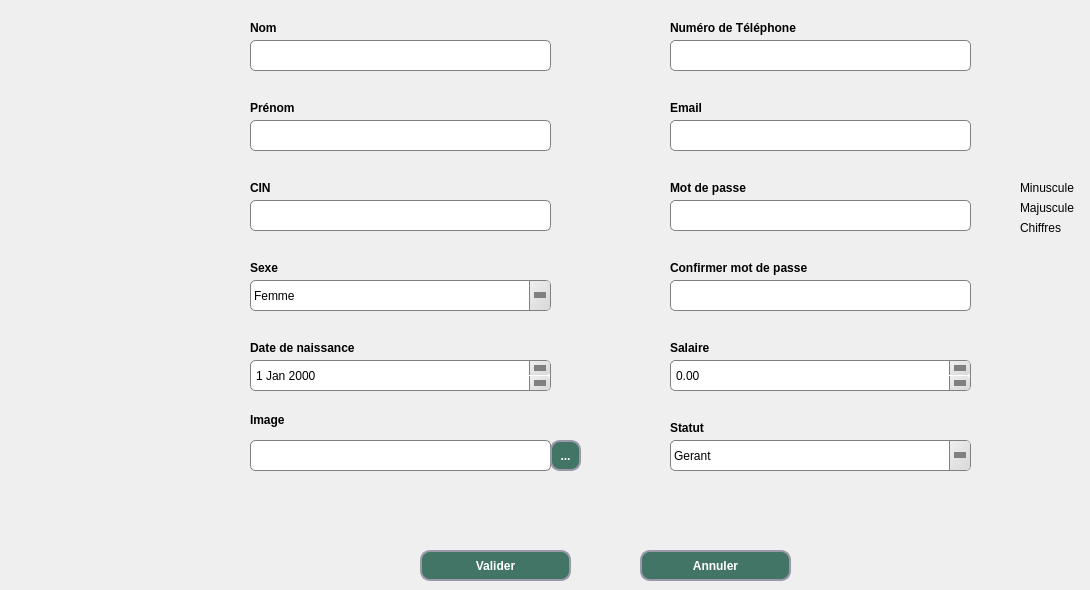
     <widget class="QWidget" name="tab_2">
      <attribute name="title">
       <string>Ajouter employé</string>
      </attribute>
      <widget class="QLineEdit" name="lineEdit_tel">
       <property name="geometry">
        <rect>
         <x>670</x>
         <y>40</y>
         <width>301</width>
         <height>31</height>
        </rect>
       </property>
       <property name="styleSheet">
        <string notr="true">QLineEdit {
    background: qlineargradient(x1:0, y1:0, x2:1, y2:0,
        stop:0 #E1E1E1, stop: 0.4 #DDDDDD,
        stop: 0.5 #D8D8D8, stop: 1.0 #D3D3D3);
    border: 1px solid gray;
    border-radius: 5px;
    padding: 1px 18px 1px 3px;
}
QLineEdit::down-arrow {
    width: 0;
    height: 0;
    border-style: solid;
    border-width: 6px 6px 0 6px;
    border-color: gray transparent transparent transparent;
}
QLineEdit::drop-down {
    subcontrol-origin: padding;
    subcontrol-position: top right;
    width: 20px;
    border-left-width: 1px;
    border-left-color: gray;
    border-left-style: solid;
    border-top-right-radius: 3px;
    border-bottom-right-radius: 3px;
    background: qlineargradient(x1: 0, y1: 0, x2: 1, y2: 1, stop: 0 #f0f0f0, stop: 1 #d8d8d8);

}
QLineEdit::hover {
    background: #d0d0d0;
}

QLineEdit::pressed {
    background: #c8c8c8;
}</string>
       </property>
      </widget>
      <widget class="QLineEdit" name="lineEdit_conf_mdp">
       <property name="geometry">
        <rect>
         <x>670</x>
         <y>280</y>
         <width>301</width>
         <height>31</height>
        </rect>
       </property>
       <property name="styleSheet">
        <string notr="true">QLineEdit {
    background: qlineargradient(x1:0, y1:0, x2:1, y2:0,
        stop:0 #E1E1E1, stop: 0.4 #DDDDDD,
        stop: 0.5 #D8D8D8, stop: 1.0 #D3D3D3);
    border: 1px solid gray;
    border-radius: 5px;
    padding: 1px 18px 1px 3px;
}
QLineEdit::down-arrow {
    width: 0;
    height: 0;
    border-style: solid;
    border-width: 6px 6px 0 6px;
    border-color: gray transparent transparent transparent;
}
QLineEdit::drop-down {
    subcontrol-origin: padding;
    subcontrol-position: top right;
    width: 20px;
    border-left-width: 1px;
    border-left-color: gray;
    border-left-style: solid;
    border-top-right-radius: 3px;
    border-bottom-right-radius: 3px;
    background: qlineargradient(x1: 0, y1: 0, x2: 1, y2: 1, stop: 0 #f0f0f0, stop: 1 #d8d8d8);

}
QLineEdit::hover {
    background: #d0d0d0;
}

QLineEdit::pressed {
    background: #c8c8c8;
}</string>
       </property>
       <property name="echoMode">
        <enum>QLineEdit::Password</enum>
       </property>
      </widget>
      <widget class="QLineEdit" name="lineEdit_cin">
       <property name="geometry">
        <rect>
         <x>250</x>
         <y>200</y>
         <width>301</width>
         <height>31</height>
        </rect>
       </property>
       <property name="styleSheet">
        <string notr="true">QLineEdit {
    background: qlineargradient(x1:0, y1:0, x2:1, y2:0,
        stop:0 #E1E1E1, stop: 0.4 #DDDDDD,
        stop: 0.5 #D8D8D8, stop: 1.0 #D3D3D3);
    border: 1px solid gray;
    border-radius: 5px;
    padding: 1px 18px 1px 3px;
}
QLineEdit::down-arrow {
    width: 0;
    height: 0;
    border-style: solid;
    border-width: 6px 6px 0 6px;
    border-color: gray transparent transparent transparent;
}
QLineEdit::drop-down {
    subcontrol-origin: padding;
    subcontrol-position: top right;
    width: 20px;
    border-left-width: 1px;
    border-left-color: gray;
    border-left-style: solid;
    border-top-right-radius: 3px;
    border-bottom-right-radius: 3px;
    background: qlineargradient(x1: 0, y1: 0, x2: 1, y2: 1, stop: 0 #f0f0f0, stop: 1 #d8d8d8);

}
QLineEdit::hover {
    background: #d0d0d0;
}

QLineEdit::pressed {
    background: #c8c8c8;
}</string>
       </property>
      </widget>
      <widget class="QLineEdit" name="lineEdit_prenom">
       <property name="geometry">
        <rect>
         <x>250</x>
         <y>120</y>
         <width>301</width>
         <height>31</height>
        </rect>
       </property>
       <property name="styleSheet">
        <string notr="true">QLineEdit {
    background: qlineargradient(x1:0, y1:0, x2:1, y2:0,
        stop:0 #E1E1E1, stop: 0.4 #DDDDDD,
        stop: 0.5 #D8D8D8, stop: 1.0 #D3D3D3);
    border: 1px solid gray;
    border-radius: 5px;
    padding: 1px 18px 1px 3px;
}
QLineEdit::down-arrow {
    width: 0;
    height: 0;
    border-style: solid;
    border-width: 6px 6px 0 6px;
    border-color: gray transparent transparent transparent;
}
QLineEdit::drop-down {
    subcontrol-origin: padding;
    subcontrol-position: top right;
    width: 20px;
    border-left-width: 1px;
    border-left-color: gray;
    border-left-style: solid;
    border-top-right-radius: 3px;
    border-bottom-right-radius: 3px;
    background: qlineargradient(x1: 0, y1: 0, x2: 1, y2: 1, stop: 0 #f0f0f0, stop: 1 #d8d8d8);

}
QLineEdit::hover {
    background: #d0d0d0;
}

QLineEdit::pressed {
    background: #c8c8c8;
}</string>
       </property>
      </widget>
      <widget class="QLineEdit" name="lineEdit_nom">
       <property name="geometry">
        <rect>
         <x>250</x>
         <y>40</y>
         <width>301</width>
         <height>31</height>
        </rect>
       </property>
       <property name="styleSheet">
        <string notr="true">QLineEdit {
    background: qlineargradient(x1:0, y1:0, x2:1, y2:0,
        stop:0 #E1E1E1, stop: 0.4 #DDDDDD,
        stop: 0.5 #D8D8D8, stop: 1.0 #D3D3D3);
    border: 1px solid gray;
    border-radius: 5px;
    padding: 1px 18px 1px 3px;
}
QLineEdit::down-arrow {
    width: 0;
    height: 0;
    border-style: solid;
    border-width: 6px 6px 0 6px;
    border-color: gray transparent transparent transparent;
}
QLineEdit::drop-down {
    subcontrol-origin: padding;
    subcontrol-position: top right;
    width: 20px;
    border-left-width: 1px;
    border-left-color: gray;
    border-left-style: solid;
    border-top-right-radius: 3px;
    border-bottom-right-radius: 3px;
    background: qlineargradient(x1: 0, y1: 0, x2: 1, y2: 1, stop: 0 #f0f0f0, stop: 1 #d8d8d8);

}
QLineEdit::hover {
    background: #d0d0d0;
}

QLineEdit::pressed {
    background: #c8c8c8;
}</string>
       </property>
       <property name="echoMode">
        <enum>QLineEdit::Normal</enum>
       </property>
      </widget>
      <widget class="QLineEdit" name="lineEdit_mdp">
       <property name="geometry">
        <rect>
         <x>670</x>
         <y>200</y>
         <width>301</width>
         <height>31</height>
        </rect>
       </property>
       <property name="styleSheet">
        <string notr="true">QLineEdit {
    background: qlineargradient(x1:0, y1:0, x2:1, y2:0,
        stop:0 #E1E1E1, stop: 0.4 #DDDDDD,
        stop: 0.5 #D8D8D8, stop: 1.0 #D3D3D3);
    border: 1px solid gray;
    border-radius: 5px;
    padding: 1px 18px 1px 3px;
}
QLineEdit::down-arrow {
    width: 0;
    height: 0;
    border-style: solid;
    border-width: 6px 6px 0 6px;
    border-color: gray transparent transparent transparent;
}
QLineEdit::drop-down {
    subcontrol-origin: padding;
    subcontrol-position: top right;
    width: 20px;
    border-left-width: 1px;
    border-left-color: gray;
    border-left-style: solid;
    border-top-right-radius: 3px;
    border-bottom-right-radius: 3px;
    background: qlineargradient(x1: 0, y1: 0, x2: 1, y2: 1, stop: 0 #f0f0f0, stop: 1 #d8d8d8);

}
QLineEdit::hover {
    background: #d0d0d0;
}

QLineEdit::pressed {
    background: #c8c8c8;
}</string>
       </property>
       <property name="echoMode">
        <enum>QLineEdit::Password</enum>
       </property>
      </widget>
      <widget class="QLineEdit" name="lineEdit_email">
       <property name="geometry">
        <rect>
         <x>670</x>
         <y>120</y>
         <width>301</width>
         <height>31</height>
        </rect>
       </property>
       <property name="styleSheet">
        <string notr="true">QLineEdit {
    background: qlineargradient(x1:0, y1:0, x2:1, y2:0,
        stop:0 #E1E1E1, stop: 0.4 #DDDDDD,
        stop: 0.5 #D8D8D8, stop: 1.0 #D3D3D3);
    border: 1px solid gray;
    border-radius: 5px;
    padding: 1px 18px 1px 3px;
}
QLineEdit::down-arrow {
    width: 0;
    height: 0;
    border-style: solid;
    border-width: 6px 6px 0 6px;
    border-color: gray transparent transparent transparent;
}
QLineEdit::drop-down {
    subcontrol-origin: padding;
    subcontrol-position: top right;
    width: 20px;
    border-left-width: 1px;
    border-left-color: gray;
    border-left-style: solid;
    border-top-right-radius: 3px;
    border-bottom-right-radius: 3px;
    background: qlineargradient(x1: 0, y1: 0, x2: 1, y2: 1, stop: 0 #f0f0f0, stop: 1 #d8d8d8);

}
QLineEdit::hover {
    background: #d0d0d0;
}

QLineEdit::pressed {
    background: #c8c8c8;
}</string>
       </property>
      </widget>
      <widget class="QLabel" name="label">
       <property name="geometry">
        <rect>
         <x>250</x>
         <y>20</y>
         <width>56</width>
         <height>16</height>
        </rect>
       </property>
       <property name="styleSheet">
        <string notr="true">QLabel{
font: 75 9pt &quot;MS Shell Dlg 2&quot;;
font-weight: bold;}
</string>
       </property>
       <property name="text">
        <string>Nom</string>
       </property>
      </widget>
      <widget class="QLabel" name="label_2">
       <property name="geometry">
        <rect>
         <x>250</x>
         <y>100</y>
         <width>71</width>
         <height>16</height>
        </rect>
       </property>
       <property name="styleSheet">
        <string notr="true">QLabel{
font: 75 9pt &quot;MS Shell Dlg 2&quot;;
font-weight: bold;}
</string>
       </property>
       <property name="text">
        <string>Prénom</string>
       </property>
      </widget>
      <widget class="QLabel" name="label_3">
       <property name="geometry">
        <rect>
         <x>250</x>
         <y>180</y>
         <width>56</width>
         <height>16</height>
        </rect>
       </property>
       <property name="styleSheet">
        <string notr="true">QLabel{
font: 75 9pt &quot;MS Shell Dlg 2&quot;;
font-weight: bold;}
</string>
       </property>
       <property name="text">
        <string>CIN</string>
       </property>
      </widget>
      <widget class="QLabel" name="label_4">
       <property name="geometry">
        <rect>
         <x>250</x>
         <y>260</y>
         <width>41</width>
         <height>16</height>
        </rect>
       </property>
       <property name="styleSheet">
        <string notr="true">QLabel{
font: 75 9pt &quot;MS Shell Dlg 2&quot;;
font-weight: bold;}
</string>
       </property>
       <property name="text">
        <string>Sexe</string>
       </property>
      </widget>
      <widget class="QLabel" name="label_5">
       <property name="geometry">
        <rect>
         <x>670</x>
         <y>20</y>
         <width>171</width>
         <height>16</height>
        </rect>
       </property>
       <property name="styleSheet">
        <string notr="true">QLabel{
font: 75 9pt &quot;MS Shell Dlg 2&quot;;
font-weight: bold;}
</string>
       </property>
       <property name="text">
        <string>Numéro de Téléphone</string>
       </property>
      </widget>
      <widget class="QLabel" name="label_6">
       <property name="geometry">
        <rect>
         <x>670</x>
         <y>100</y>
         <width>56</width>
         <height>16</height>
        </rect>
       </property>
       <property name="styleSheet">
        <string notr="true">QLabel{
font: 75 9pt &quot;MS Shell Dlg 2&quot;;
font-weight: bold;}
</string>
       </property>
       <property name="text">
        <string>Email</string>
       </property>
      </widget>
      <widget class="QLabel" name="label_7">
       <property name="geometry">
        <rect>
         <x>670</x>
         <y>180</y>
         <width>161</width>
         <height>16</height>
        </rect>
       </property>
       <property name="styleSheet">
        <string notr="true">QLabel{
font: 75 9pt &quot;MS Shell Dlg 2&quot;;
font-weight: bold;}
</string>
       </property>
       <property name="text">
        <string>Mot de passe</string>
       </property>
      </widget>
      <widget class="QLabel" name="label_8">
       <property name="geometry">
        <rect>
         <x>250</x>
         <y>340</y>
         <width>141</width>
         <height>16</height>
        </rect>
       </property>
       <property name="styleSheet">
        <string notr="true">QLabel{
font: 75 9pt &quot;MS Shell Dlg 2&quot;;
font-weight: bold;}
</string>
       </property>
       <property name="text">
        <string>Date de naissance</string>
       </property>
      </widget>
      <widget class="QLabel" name="label_9">
       <property name="geometry">
        <rect>
         <x>670</x>
         <y>260</y>
         <width>191</width>
         <height>16</height>
        </rect>
       </property>
       <property name="styleSheet">
        <string notr="true">QLabel{
font: 75 9pt &quot;MS Shell Dlg 2&quot;;
font-weight: bold;}
</string>
       </property>
       <property name="text">
        <string>Confirmer mot de passe</string>
       </property>
      </widget>
      <widget class="QLabel" name="label_10">
       <property name="geometry">
        <rect>
         <x>250</x>
         <y>410</y>
         <width>71</width>
         <height>20</height>
        </rect>
       </property>
       <property name="styleSheet">
        <string notr="true">QLabel{
font: 75 9pt &quot;MS Shell Dlg 2&quot;;
font-weight: bold;}
</string>
       </property>
       <property name="text">
        <string>Image</string>
       </property>
      </widget>
      <widget class="QLabel" name="label_11">
       <property name="geometry">
        <rect>
         <x>670</x>
         <y>340</y>
         <width>56</width>
         <height>16</height>
        </rect>
       </property>
       <property name="styleSheet">
        <string notr="true">QLabel{
font: 75 9pt &quot;MS Shell Dlg 2&quot;;
font-weight: bold;}
</string>
       </property>
       <property name="text">
        <string>Salaire</string>
       </property>
      </widget>
      <widget class="QLabel" name="label_12">
       <property name="geometry">
        <rect>
         <x>670</x>
         <y>420</y>
         <width>56</width>
         <height>16</height>
        </rect>
       </property>
       <property name="styleSheet">
        <string notr="true">QLabel{
font: 75 9pt &quot;MS Shell Dlg 2&quot;;
font-weight: bold;}
</string>
       </property>
       <property name="text">
        <string>Statut</string>
       </property>
      </widget>
      <widget class="QDateEdit" name="dateEdit_DDN">
       <property name="geometry">
        <rect>
         <x>250</x>
         <y>360</y>
         <width>301</width>
         <height>31</height>
        </rect>
       </property>
       <property name="styleSheet">
        <string notr="true">QDateEdit {
background: qlineargradient(x1:0, y1:0, x2:1, y2:0,
stop:0 #E1E1E1, stop: 0.4 #DDDDDD,
stop: 0.5 #D8D8D8, stop: 1.0 #D3D3D3);
border: 1px solid gray;
border-radius: 5px;
padding: 1px 18px 1px 3px;
}

QDateEdit::up-button {
subcontrol-origin: padding;
border-left-color: gray;
width: 20px;
border-left-style: solid;
subcontrol-position: top right;
border-down-width: 1px;
border-left-width: 1px;
border-top-right-radius: 3px;
border-bottom-right-radius: 3px;
background: qlineargradient(x1: 0, y1: 0, x2: 1, y2: 1, stop: 0 #f0f0f0, stop: 1 #d8d8d8);
}

QDateEdit::down-button {
subcontrol-position: bottom right;
subcontrol-origin: padding;
border-left-color: gray;
width: 20px;
border-left-width: 1px;
border-up-width: 1px;
border-left-style: solid;
border-top-right-radius: 3px;
border-bottom-right-radius: 3px;
background: qlineargradient(x1: 0, y1: 0, x2: 1, y2: 1, stop: 0 #f0f0f0, stop: 1 #d8d8d8);
}

QDateEdit::up-button:hover, QDateEdit::down-button:hover {
background-color: #F0F0F0;
}


QDateEdit::up-arrow {
width: 0;
height: 0;
border-style: solid;
border-width: 6px 6px 0 6px;
border-color: gray transparent transparent transparent;
}

QDateEdit::down-arrow {
width: 0;
height: 0;
border-style: solid;
border-width: 6px 6px 0 6px;
border-color: gray transparent transparent transparent;
}

QDateEdit::hover {
background: #d0d0d0;
}
QDateEdit::pressed {
background: #c8c8c8;
}
</string>
       </property>
      </widget>
      <widget class="QDoubleSpinBox" name="doubleSpinBox_salaire">
       <property name="geometry">
        <rect>
         <x>670</x>
         <y>360</y>
         <width>301</width>
         <height>31</height>
        </rect>
       </property>
       <property name="styleSheet">
        <string notr="true">QDoubleSpinBox {
background: qlineargradient(x1:0, y1:0, x2:1, y2:0,
stop:0 #E1E1E1, stop: 0.4 #DDDDDD,
stop: 0.5 #D8D8D8, stop: 1.0 #D3D3D3);
border: 1px solid gray;
border-radius: 5px;
padding: 1px 18px 1px 3px;
}

QDoubleSpinBox::up-button {
subcontrol-origin: padding;
border-left-color: gray;
width: 20px;
border-left-style: solid;
subcontrol-position: top right;
border-down-width: 1px;
border-left-width: 1px;
border-top-right-radius: 3px;
border-bottom-right-radius: 3px;
background: qlineargradient(x1: 0, y1: 0, x2: 1, y2: 1, stop: 0 #f0f0f0, stop: 1 #d8d8d8);
}

QDoubleSpinBox::down-button {
subcontrol-position: bottom right;
subcontrol-origin: padding;
border-left-color: gray;
width: 20px;
border-left-width: 1px;
border-up-width: 1px;
border-left-style: solid;
border-top-right-radius: 3px;
border-bottom-right-radius: 3px;
background: qlineargradient(x1: 0, y1: 0, x2: 1, y2: 1, stop: 0 #f0f0f0, stop: 1 #d8d8d8);
}

QDoubleSpinBox::up-button:hover, QDateEdit::down-button:hover {
background-color: #F0F0F0;
}


QDoubleSpinBox::up-arrow {
width: 0;
height: 0;
border-style: solid;
border-width: 6px 6px 0 6px;
border-color: gray transparent transparent transparent;
}

QDoubleSpinBox::down-arrow {
width: 0;
height: 0;
border-style: solid;
border-width: 6px 6px 0 6px;
border-color: gray transparent transparent transparent;
}

QDoubleSpinBox::hover {
background: #d0d0d0;
}
QDoubleSpinBox::pressed {
background: #c8c8c8;
}
</string>
       </property>
      </widget>
      <widget class="QComboBox" name="comboBox_statut">
       <property name="geometry">
        <rect>
         <x>670</x>
         <y>440</y>
         <width>301</width>
         <height>31</height>
        </rect>
       </property>
       <property name="styleSheet">
        <string notr="true">QComboBox {
background: qlineargradient(x1:0, y1:0, x2:1, y2:0,
stop:0 #E1E1E1, stop: 0.4 #DDDDDD,
stop: 0.5 #D8D8D8, stop: 1.0 #D3D3D3);
border: 1px solid gray;
border-radius: 5px;
padding: 1px 18px 1px 3px;
}
QComboBox::down-arrow {
width: 0;
height: 0;
border-style: solid;
border-width: 6px 6px 0 6px;
border-color: gray transparent transparent transparent;
}
QComboBox::drop-down {
subcontrol-origin: padding;
subcontrol-position: top right;
width: 20px;
border-left-width: 1px;
border-left-color: gray;
border-left-style: solid;
border-top-right-radius: 3px;
border-bottom-right-radius: 3px;
background: qlineargradient(x1: 0, y1: 0, x2: 1, y2: 1, stop: 0 #f0f0f0, stop: 1 #d8d8d8);

}
QComboBox::hover {
background: #d0d0d0;
}

QComboBox::pressed {
background: #c8c8c8;
}
</string>
       </property>
       <item>
        <property name="text">
         <string>Gerant</string>
        </property>
       </item>
       <item>
        <property name="text">
         <string>Employe du Cafe</string>
        </property>
       </item>
       <item>
        <property name="text">
         <string>Employe du Lavage</string>
        </property>
       </item>
       <item>
        <property name="text">
         <string>Employe du maintenance</string>
        </property>
       </item>
      </widget>
      <widget class="QComboBox" name="comboBox_sexe">
       <property name="geometry">
        <rect>
         <x>250</x>
         <y>280</y>
         <width>301</width>
         <height>31</height>
        </rect>
       </property>
       <property name="styleSheet">
        <string notr="true">QComboBox {
background: qlineargradient(x1:0, y1:0, x2:1, y2:0,
stop:0 #E1E1E1, stop: 0.4 #DDDDDD,
stop: 0.5 #D8D8D8, stop: 1.0 #D3D3D3);
border: 1px solid gray;
border-radius: 5px;
padding: 1px 18px 1px 3px;
}
QComboBox::down-arrow {
width: 0;
height: 0;
border-style: solid;
border-width: 6px 6px 0 6px;
border-color: gray transparent transparent transparent;
}
QComboBox::drop-down {
subcontrol-origin: padding;
subcontrol-position: top right;
width: 20px;
border-left-width: 1px;
border-left-color: gray;
border-left-style: solid;
border-top-right-radius: 3px;
border-bottom-right-radius: 3px;
background: qlineargradient(x1: 0, y1: 0, x2: 1, y2: 1, stop: 0 #f0f0f0, stop: 1 #d8d8d8);

}
QComboBox::hover {
background: #d0d0d0;
}

QComboBox::pressed {
background: #c8c8c8;
}
</string>
       </property>
       <item>
        <property name="text">
         <string>Femme</string>
        </property>
       </item>
       <item>
        <property name="text">
         <string>Homme</string>
        </property>
       </item>
      </widget>
      <widget class="QPushButton" name="pushButton_Ajouter">
       <property name="geometry">
        <rect>
         <x>420</x>
         <y>550</y>
         <width>151</width>
         <height>31</height>
        </rect>
       </property>
       <property name="styleSheet">
        <string notr="true">QPushButton{
background: rgb(66, 117, 102);
border-radius:10px;
border-style:solid;
border-width:2px;
border-color:#9999aa;
color:white;
font: 75 9pt &quot;MS Shell Dlg 2&quot;;
font-weight: bold;
}
QPushButton:enabled{
background-color: rgb(66, 117, 102);
color:white;
}

QPushButton:pressed{
background-color: qlineargradient(spread:pad, x1:0.5, y1:0.0342727, x2:0.5, y2:1, stop:0 rgba(0, 255, 255, 255), stop:1 rgba(255, 255, 255, 255));
color:#fffffe;
}

QPushButton:hover:!pressed{
background-color: rgb(221,222,217);
color:#0c2f70;
}

QPushButton:disabled{
background-color:rgb(66, 117, 102);
color:#ffffff;
}
</string>
       </property>
       <property name="text">
        <string>Valider</string>
       </property>
      </widget>
      <widget class="QPushButton" name="pushButton_Annuler">
       <property name="geometry">
        <rect>
         <x>640</x>
         <y>550</y>
         <width>151</width>
         <height>31</height>
        </rect>
       </property>
       <property name="styleSheet">
        <string notr="true">QPushButton{
background: rgb(66, 117, 102);
border-radius:10px;
border-style:solid;
border-width:2px;
border-color:#9999aa;
color:white;
font: 75 9pt &quot;MS Shell Dlg 2&quot;;
font-weight: bold;
}
QPushButton:enabled{
background-color: rgb(66, 117, 102);
color:white;
}

QPushButton:pressed{
background-color: qlineargradient(spread:pad, x1:0.5, y1:0.0342727, x2:0.5, y2:1, stop:0 rgba(0, 255, 255, 255), stop:1 rgba(255, 255, 255, 255));
color:#fffffe;
}

QPushButton:hover:!pressed{
background-color: rgb(221,222,217);
color:#0c2f70;
}

QPushButton:disabled{
background-color:rgb(66, 117, 102);
color:#ffffff;
}
</string>
       </property>
       <property name="text">
        <string>Annuler</string>
       </property>
      </widget>
      <widget class="QLineEdit" name="lineEdit_image">
       <property name="geometry">
        <rect>
         <x>250</x>
         <y>440</y>
         <width>301</width>
         <height>31</height>
        </rect>
       </property>
       <property name="styleSheet">
        <string notr="true">
QLineEdit {
background: qlineargradient(x1:0, y1:0, x2:1, y2:0,
stop:0 #E1E1E1, stop: 0.4 #DDDDDD,
stop: 0.5 #D8D8D8, stop: 1.0 #D3D3D3);
border: 1px solid gray;
border-radius: 5px;
padding: 1px 18px 1px 3px;
}
QLineEdit::down-arrow {
width: 0;
height: 0;
border-style: solid;
border-width: 6px 6px 0 6px;
border-color: gray transparent transparent transparent;
}
QLineEdit::drop-down {
subcontrol-origin: padding;
subcontrol-position: top right;
width: 20px;
border-left-width: 1px;
border-left-color: gray;
border-left-style: solid;
border-top-right-radius: 3px;
border-bottom-right-radius: 3px;
background: qlineargradient(x1: 0, y1: 0, x2: 1, y2: 1, stop: 0 #f0f0f0, stop: 1 #d8d8d8);

}
QLineEdit::hover {
background: #d0d0d0;
}

QLinetEdit::pressed {
background: #c8c8c8;
}
</string>
       </property>
      </widget>
      <widget class="QLineEdit" name="lineEdit_nom_2">
       <property name="geometry">
        <rect>
         <x>880</x>
         <y>450</y>
         <width>16</width>
         <height>16</height>
        </rect>
       </property>
       <property name="styleSheet">
        <string notr="true">QLineEdit {
    background: rgb(221,222,217);
    border: 0px ;
    border-radius: 0px;
  
}</string>
       </property>
       <property name="echoMode">
        <enum>QLineEdit::NoEcho</enum>
       </property>
      </widget>
      <widget class="QLabel" name="label_16">
       <property name="geometry">
        <rect>
         <x>1020</x>
         <y>180</y>
         <width>61</width>
         <height>16</height>
        </rect>
       </property>
       <property name="text">
        <string>Minuscule</string>
       </property>
      </widget>
      <widget class="QLabel" name="label_17">
       <property name="geometry">
        <rect>
         <x>1020</x>
         <y>220</y>
         <width>56</width>
         <height>16</height>
        </rect>
       </property>
       <property name="text">
        <string>Chiffres</string>
       </property>
      </widget>
      <widget class="QLabel" name="label_18">
       <property name="geometry">
        <rect>
         <x>1020</x>
         <y>200</y>
         <width>56</width>
         <height>16</height>
        </rect>
       </property>
       <property name="text">
        <string>Majuscule</string>
       </property>
      </widget>
      <widget class="QLabel" name="one">
       <property name="geometry">
        <rect>
         <x>990</x>
         <y>180</y>
         <width>21</width>
         <height>16</height>
        </rect>
       </property>
       <property name="text">
        <string/>
       </property>
       <property name="scaledContents">
        <bool>true</bool>
       </property>
      </widget>
      <widget class="QLabel" name="two">
       <property name="geometry">
        <rect>
         <x>990</x>
         <y>200</y>
         <width>21</width>
         <height>16</height>
        </rect>
       </property>
       <property name="text">
        <string/>
       </property>
       <property name="scaledContents">
        <bool>true</bool>
       </property>
      </widget>
      <widget class="QLabel" name="three">
       <property name="geometry">
        <rect>
         <x>990</x>
         <y>220</y>
         <width>21</width>
         <height>16</height>
        </rect>
       </property>
       <property name="text">
        <string/>
       </property>
       <property name="scaledContents">
        <bool>true</bool>
       </property>
      </widget>
      <widget class="QToolButton" name="toolButton">
       <property name="geometry">
        <rect>
         <x>550</x>
         <y>440</y>
         <width>31</width>
         <height>31</height>
        </rect>
       </property>
       <property name="styleSheet">
        <string notr="true">QToolButton{
background: rgb(66, 117, 102);
border-radius:10px;
border-style:solid;
border-width:2px;
border-color:#9999aa;
color:white;
font: 75 8pt &quot;MS Shell Dlg 2&quot;;
font-weight: bold;
}
QToolButton:enabled{
background-color: rgb(66, 117, 102);
color:white;
}

QToolButton:pressed{
background-color: qlineargradient(spread:pad, x1:0.5, y1:0.0342727, x2:0.5, y2:1, stop:0 rgba(0, 255, 255, 255), stop:1 rgba(255, 255, 255, 255));
color:#fffffe;
}

QToolButton:hover:!pressed{
background-color: rgb(221,222,217);
color:#0c2f70;
}

QToolButton:disabled{
background-color:rgb(66, 117, 102);
color:#ffffff;
}
</string>
       </property>
       <property name="text">
        <string>...</string>
       </property>
      </widget>
      <zorder>lineEdit_nom_2</zorder>
      <zorder>lineEdit_tel</zorder>
      <zorder>lineEdit_conf_mdp</zorder>
      <zorder>lineEdit_cin</zorder>
      <zorder>lineEdit_prenom</zorder>
      <zorder>lineEdit_nom</zorder>
      <zorder>lineEdit_mdp</zorder>
      <zorder>lineEdit_email</zorder>
      <zorder>label</zorder>
      <zorder>label_2</zorder>
      <zorder>label_3</zorder>
      <zorder>label_4</zorder>
      <zorder>label_5</zorder>
      <zorder>label_6</zorder>
      <zorder>label_7</zorder>
      <zorder>label_8</zorder>
      <zorder>label_9</zorder>
      <zorder>label_10</zorder>
      <zorder>label_11</zorder>
      <zorder>label_12</zorder>
      <zorder>dateEdit_DDN</zorder>
      <zorder>doubleSpinBox_salaire</zorder>
      <zorder>comboBox_statut</zorder>
      <zorder>comboBox_sexe</zorder>
      <zorder>pushButton_Ajouter</zorder>
      <zorder>pushButton_Annuler</zorder>
      <zorder>lineEdit_image</zorder>
      <zorder>label_16</zorder>
      <zorder>label_17</zorder>
      <zorder>label_18</zorder>
      <zorder>one</zorder>
      <zorder>two</zorder>
      <zorder>three</zorder>
      <zorder>toolButton</zorder>
     </widget>
